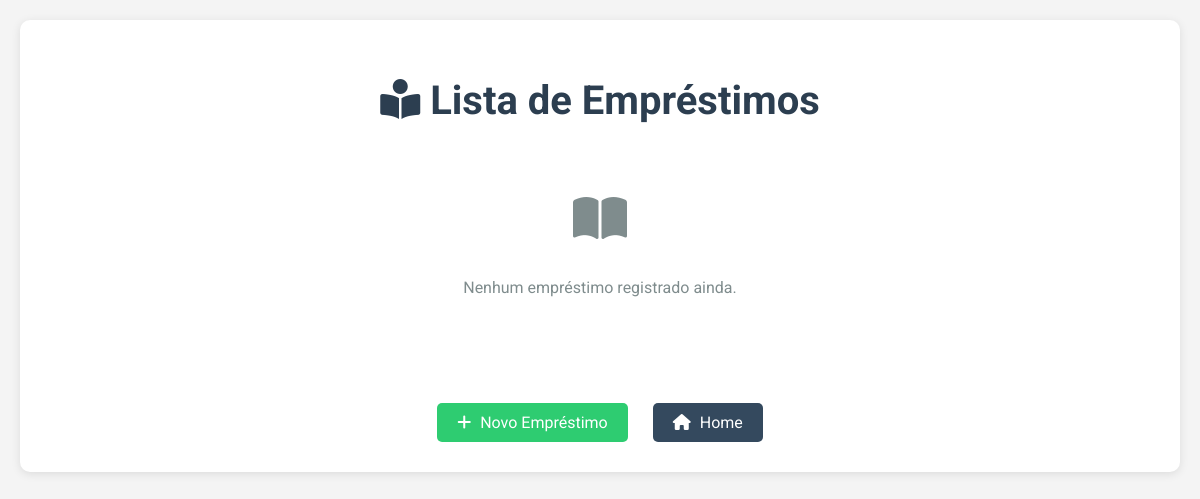
The app's page /emprestimos/, older data.
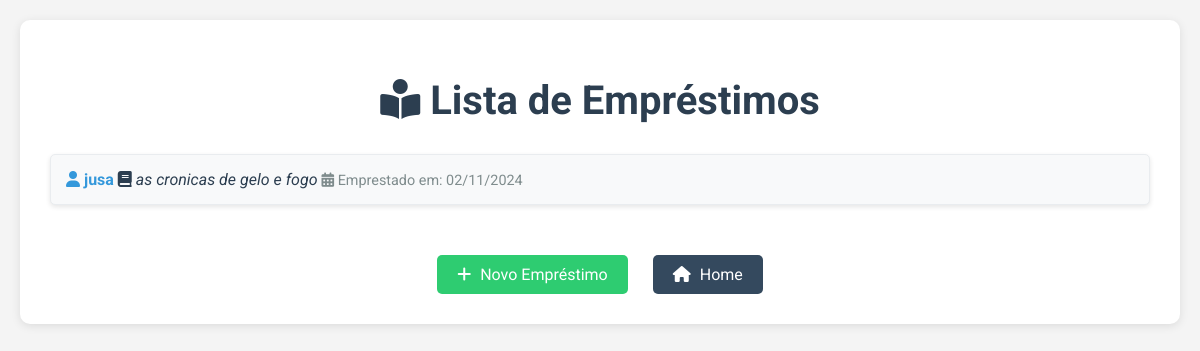
The same page, newer data.
### livros/models.py (models this page shows, shortened)
class Emprestimo(models.Model):
    livro = models.ForeignKey(Livro, on_delete=models.CASCADE)
    usuario = models.ForeignKey(Usuario, on_delete=models.CASCADE)
    data_emprestimo = models.DateField(auto_now_add=True)
    data_prevista_devolucao = models.DateField(null=False, blank=False)
    data_devolucao = models.DateField(null=True, blank=True)
    renovacoes = models.IntegerField(default=0)

class Usuario(models.Model):
    nome = models.CharField(max_length=100, null=False, blank=False)
    tipo = models.CharField(max_length=50, choices=[('membro', 'Membro')], default='membro')

class Livro(models.Model):
    titulo = models.CharField(max_length=200, null=False, blank=False)
    autor = models.CharField(max_length=100, null=False, blank=False)
    disponivel = models.BooleanField(default=True)

### livros/views.py (the view, shortened to what this page needs)
# urls.py: path('emprestimos/', EmprestimoListView.as_view(), name='emprestimo_list'),
class EmprestimoListView(ListView):
    model = Emprestimo
    template_name = 'livros/emprestimo_list.html'

### livros/templates/livros/emprestimo_list.html (shortened to what this page needs)
<!DOCTYPE html>
<html lang="pt-BR">
<head>
    {% load static %}
    <link rel="stylesheet" type="text/css" href="{% static 'style4.css' %}">
    <link rel="stylesheet" href="https://cdnjs.cloudflare.com/ajax/libs/font-awesome/6.0.0/css/all.min.css">
</head>
<body>
    <div class="container">
        <h1><i class="fas fa-book-reader"></i> Lista de Empréstimos</h1>
        {% if object_list %}
            <ul class="emprestimo-list">
                {% for emprestimo in object_list %}
                    <li class="emprestimo-item">
                        <div class="emprestimo-info">
                            <span class="emprestimo-usuario"><i class="fas fa-user"></i> {{ emprestimo.usuario.nome }}</span>
                            <span class="emprestimo-livro"><i class="fas fa-book"></i> {{ emprestimo.livro.titulo }}</span>
                            <span class="emprestimo-data"><i class="fas fa-calendar-alt"></i> Emprestado em: {{ emprestimo.data_emprestimo|date:"d/m/Y" }}</span>
                        </div>
                    </li>
                {% endfor %}
            </ul>
        {% else %}
            <div class="empty-state">
                <i class="fas fa-book-open" style="font-size: 3rem; margin-bottom: 20px;"></i>
                <p>Nenhum empréstimo registrado ainda.</p>
            </div>
        {% endif %}
        <div class="bottom-actions">
            <a href="{% url 'emprestimo_create' %}" class="btn btn-new">
                <i class="fas fa-plus"></i> Novo Empréstimo
            </a>
            <a href="{% url 'index' %}" class="btn btn-home">
                <i class="fas fa-home"></i> Home
            </a>
        </div>
    </div>
</body>
</html>

Row changes from the older to the newer data that the page shows:
added Emprestimo: usuario.nome "jusa", livro.titulo "as cronicas de gelo e fogo", data_emprestimo "02/11/2024"
Text that changed along with them:
text no longer shown: "Nenhum empréstimo registrado ainda."
